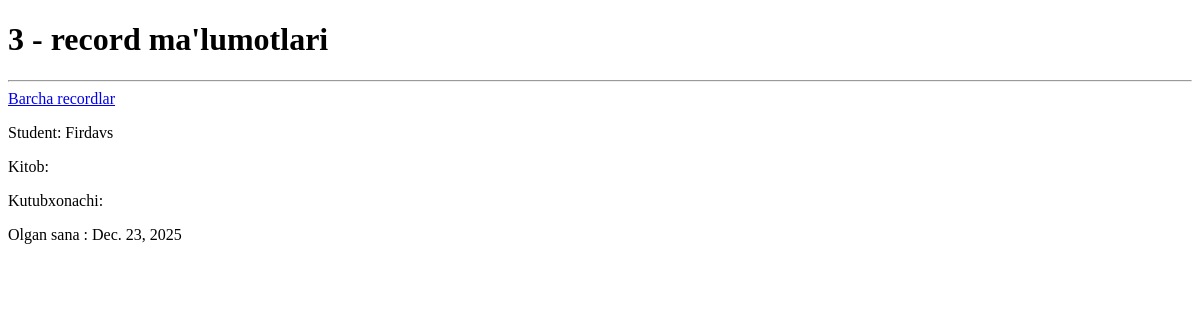
The page /recordlar/3/ on the database as committed earlier.
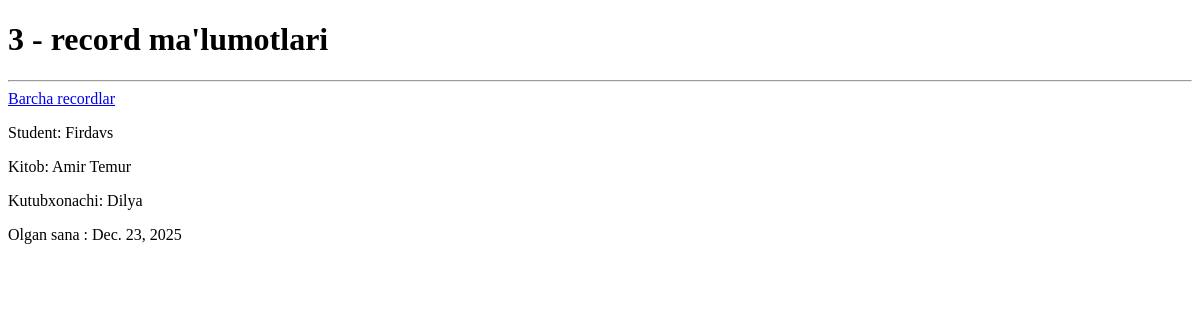
The same page on the database as committed later.
### main/models.py (models this page shows, shortened)
class Record(models.Model):
    student = models.ForeignKey(Student, on_delete=models.SET_NULL, null=True, blank=True)
    book = models.ForeignKey(Book, on_delete=models.SET_NULL, null=True, blank=True)
    librarian = models.ForeignKey(Librarian, on_delete=models.SET_NULL, null=True, blank=True)
    birth_off_date = models.DateField(auto_now_add=True)
    return_date = models.DateField(blank=True, null=True)

class Student(models.Model):
    name = models.CharField(max_length=100)
    group = models.CharField(max_length=100)
    course = models.IntegerField(default=1)
    number_of_books = models.IntegerField(default=0)

class Book(models.Model):
    title = models.CharField(max_length=100)
    genre = models.CharField(max_length=100, null=True, blank=True)
    pages = models.PositiveIntegerField()
    author = models.ForeignKey(Author, on_delete=models.SET_NULL, null=True)

class Librarian(models.Model):
    name = models.CharField(max_length=100)
    time_of_work = models.TextField(blank=True, null=True)

### main/views.py (the view)
# urls.py: path('recordlar/<int:record_id>/', record_view),
def record_view(request, record_id):
    record = Record.objects.get(id=record_id)
    content = {
        'record': record
    }
    return render(request, 'record-details.html', content)

### templates/record-details.html (shortened to what this page needs)
<!DOCTYPE html>
<html lang="en">
<head>
</head>
<body>
<h1> {{ record.id }} - record ma'lumotlari</h1>
<hr>
<a href="/recordlar/">Barcha recordlar</a>
<br>
<p>Student: {{ record.student.name }}</p>
<p>Kitob: {{ record.book.title }}</p>
<p>Kutubxonachi: {{ record.librarian.name }}</p>
<p>Olgan sana : {{ record.birth_off_date }}</p>
</body>
</html>

Rows that differ between the two databases and show on the page:
changed Record "Firdavs": book (not shown) → "Amir Temur"; librarian.name (not shown) → "Dilya"
